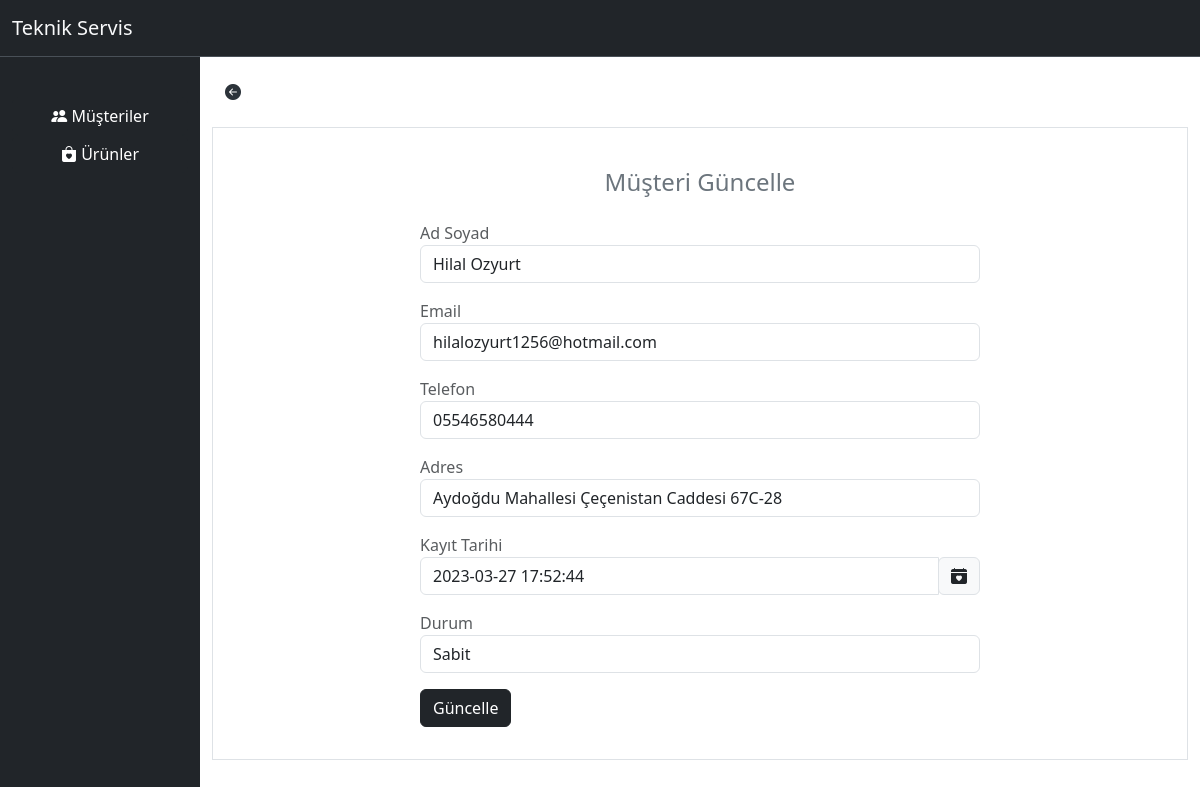
The app's page /customers/hilal-ozyurt with its own data.
### faults/models.py (models this page shows, shortened)
class Customer(models.Model):
    name_surname = models.CharField(max_length=200)
    email = models.EmailField(default="", blank=True)
    phone = models.CharField(max_length=11, blank=True)
    address = models.CharField(max_length=200, blank=True)
    record_date = models.DateTimeField(default=timezone.now)
    status = models.CharField(max_length=250, blank=True)
    slug = models.SlugField(unique=True, db_index=True, blank=True)

### faults/views.py (the view)
# urls.py: path("customers/<slug:slug>", views.customer_update, name="customers_update"),
def customer_update(request, slug):
    customer = get_object_or_404(Customer, slug=slug)
    customer_form = CustomerForm(instance=customer)
    if request.method == "POST":
        customer_form = CustomerForm(request.POST, instance=customer)
        if customer_form.is_valid():
            customer = customer_form.save(commit=False)
            customer.save()
            return HttpResponseRedirect(reverse("customers_page"))
    return render(request, 'customer_update.html', {
    "customer": customer,
    "customer_form": customer_form,
})

### faults/forms.py
class CustomerForm(forms.ModelForm):
    def __init__(self, *args, **kwargs):
        super().__init__(*args, **kwargs)
        for visible in self.visible_fields():
            visible.field.widget.attrs['class'] = 'form-control'
        self.fields['record_date'].widget.attrs['value'] = ''
    class Meta:
        model = Customer
        fields = ['name_surname', 'email', 'phone', 'address', 'record_date', 'status']
        labels = {
            "name_surname": "Ad Soyad",
            "email": "Email",
            "phone": "Telefon ",
            "address": "Adres",
            "record_date": "Kayıt Tarihi",
            "status": "Durum",
        }

### faults/templates/customer_update.html (shortened to what this page needs)
{% extends 'faults/base.html' %}
{% block link %}
    <link rel="stylesheet" href="https://cdnjs.cloudflare.com/ajax/libs/bootstrap-datepicker/1.9.0/css/bootstrap-datepicker.min.css">
    <link rel="stylesheet" href="https://cdn.jsdelivr.net/npm/bootstrap-icons@1.10.3/font/bootstrap-icons.css">
{% endblock  %}
{% block content %}
    <button class="btn btn-block my-3 sticky-top">
      <a href="{% url 'customers_page'%}" style="color: #2c333a;"><i class="bi bi-arrow-left-circle-fill" style="font-size: 1rem;"></i></a>
    </button>
    <div class="col border d-flex align-items-center justify-content-center">
        <form action="{% url 'customers_update' slug=customer.slug %}" method="POST" novalidate>
            <div class=" d-flex flex-column" style="width:40rem;">
                <div class="mx-4 p-3">
                  <div class="text-center mt-4 mb-4">
                    <p class="h4 text-secondary">Müşteri Güncelle</p>
                  </div>
                  <div>
                    <label htmlFor="defaultLoginName" class="text-muted" >
                      {{customer_form.name_surname.label}}
                    </label>
                    {{customer_form.name_surname}}
                  </div>
                  <div class="mt-3 class="form-floating"">
                    <label htmlFor="defaultLoginEmail" class="text-muted">
                      {{customer_form.email.label}}
                    </label>
                    {{customer_form.email}}
                  </div>
                  <div class="mt-3">
                    <label htmlFor="defaultLoginPhone" class="text-muted">
                      {{customer_form.phone.label}}
                    </label>
                    {{customer_form.phone}}
                  </div>
                  <div class="mt-3 class="form-floating"">
                    <label htmlFor="defaultLoginAddress" class="text-muted">
                      {{customer_form.address.label}}
                    </label>
                    {{customer_form.address}}
                  </div>
                  <div class="mt-3">
                    <label htmlFor="defaultLoginDate" class="text-muted">
                      {{customer_form.record_date.label}}
                    </label>
                    <div class="input-group date" id="datepicker">
                      {{customer_form.record_date}}
                        <span class="input-group-append">
                          <span class="input-group-text bg-light d-block">
                            <i class="bi bi-calendar-heart-fill"></i>
                          </span>
                        </span>
                      </div>
                  </div>
                  <div class="mt-3">
                    <label htmlFor="defaultLoginStatus" class="text-muted">
                      {{customer_form.status.label}}
                    </label>
                    {{customer_form.status}}
                  </div>
                  <button class="btn btn-dark btn-block my-3">
                    Güncelle
                  </button>
                </div>
              </div>
        </form>
    </div>
{% endblock  %}

### records on screen
Customer: name_surname "Hilal Ozyurt", email "hilalozyurt1256@hotmail.com", phone "05546580444", address "Aydoğdu Mahallesi Çeçenistan Caddesi 67C-28", record_date "2023-03-27 17:52:44", status "Sabit"

### other values on screen
{{ customer_form.name_surname.label }} "Ad Soyad"
{{ customer_form.email.label }} "Email"
{{ customer_form.phone.label }} "Telefon"
{{ customer_form.address.label }} "Adres"
{{ customer_form.record_date.label }} "Kayıt Tarihi"
{{ customer_form.status.label }} "Durum"
